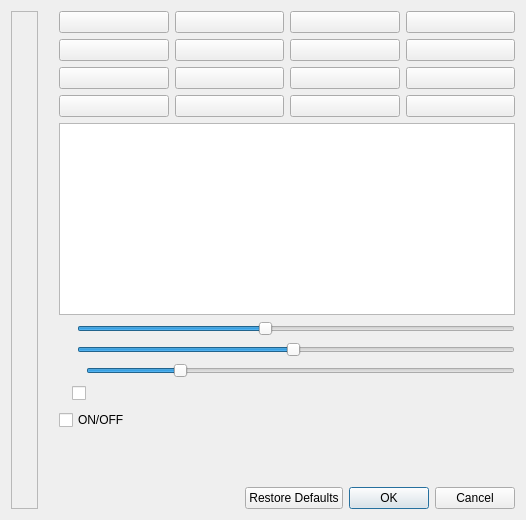
<?xml version="1.0" encoding="UTF-8"?>
<ui version="4.0">
 <class>Dialog</class>
 <widget class="QDialog" name="Dialog">
  <property name="geometry">
   <rect>
    <x>0</x>
    <y>0</y>
    <width>526</width>
    <height>520</height>
   </rect>
  </property>
  <property name="minimumSize">
   <size>
    <width>0</width>
    <height>520</height>
   </size>
  </property>
  <property name="windowTitle">
   <string>vokoShowClick</string>
  </property>
  <layout class="QHBoxLayout" name="horizontalLayout">
   <item>
    <layout class="QVBoxLayout" name="verticalLayout_2">
     <item>
      <widget class="QFrame" name="frame">
       <property name="frameShape">
        <enum>QFrame::StyledPanel</enum>
       </property>
       <property name="frameShadow">
        <enum>QFrame::Raised</enum>
       </property>
       <layout class="QVBoxLayout" name="verticalLayout_3">
        <item>
         <widget class="QLabel" name="label">
          <property name="enabled">
           <bool>true</bool>
          </property>
          <property name="maximumSize">
           <size>
            <width>80</width>
            <height>80</height>
           </size>
          </property>
          <property name="frameShape">
           <enum>QFrame::NoFrame</enum>
          </property>
          <property name="text">
           <string/>
          </property>
          <property name="pixmap">
           <pixmap resource="../showclick.qrc">:/pictures/showclick/farbeimer-gruen.png</pixmap>
          </property>
          <property name="scaledContents">
           <bool>true</bool>
          </property>
         </widget>
        </item>
        <item>
         <widget class="QLabel" name="label_3">
          <property name="maximumSize">
           <size>
            <width>80</width>
            <height>80</height>
           </size>
          </property>
          <property name="text">
           <string/>
          </property>
          <property name="pixmap">
           <pixmap resource="../showclick.qrc">:/pictures/showclick/farbeimer-gelb.png</pixmap>
          </property>
          <property name="scaledContents">
           <bool>true</bool>
          </property>
         </widget>
        </item>
        <item>
         <widget class="QLabel" name="label_2">
          <property name="maximumSize">
           <size>
            <width>80</width>
            <height>80</height>
           </size>
          </property>
          <property name="text">
           <string/>
          </property>
          <property name="pixmap">
           <pixmap resource="../showclick.qrc">:/pictures/showclick/farbeimer-rot.png</pixmap>
          </property>
          <property name="scaledContents">
           <bool>true</bool>
          </property>
         </widget>
        </item>
       </layout>
      </widget>
     </item>
    </layout>
   </item>
   <item>
    <spacer name="horizontalSpacer_5">
     <property name="orientation">
      <enum>Qt::Horizontal</enum>
     </property>
     <property name="sizeType">
      <enum>QSizePolicy::Minimum</enum>
     </property>
     <property name="sizeHint" stdset="0">
      <size>
       <width>15</width>
       <height>20</height>
      </size>
     </property>
    </spacer>
   </item>
   <item>
    <layout class="QVBoxLayout" name="verticalLayout">
     <property name="sizeConstraint">
      <enum>QLayout::SetDefaultConstraint</enum>
     </property>
     <item>
      <layout class="QGridLayout" name="gridLayout">
       <item row="3" column="2">
        <widget class="QPushButton" name="pushButton_gray">
         <property name="text">
          <string/>
         </property>
        </widget>
       </item>
       <item row="0" column="2">
        <widget class="QPushButton" name="pushButton_cyan">
         <property name="text">
          <string/>
         </property>
        </widget>
       </item>
       <item row="0" column="0">
        <widget class="QPushButton" name="pushButton_white">
         <property name="text">
          <string/>
         </property>
        </widget>
       </item>
       <item row="2" column="0">
        <widget class="QPushButton" name="pushButton_green">
         <property name="text">
          <string/>
         </property>
        </widget>
       </item>
       <item row="0" column="3">
        <widget class="QPushButton" name="pushButton_darkCyan">
         <property name="text">
          <string/>
         </property>
        </widget>
       </item>
       <item row="2" column="3">
        <widget class="QPushButton" name="pushButton_darkYellow">
         <property name="text">
          <string/>
         </property>
        </widget>
       </item>
       <item row="3" column="3">
        <widget class="QPushButton" name="pushButton_darkGray">
         <property name="text">
          <string/>
         </property>
        </widget>
       </item>
       <item row="3" column="1">
        <widget class="QPushButton" name="pushButton_darkBlue">
         <property name="text">
          <string/>
         </property>
        </widget>
       </item>
       <item row="1" column="2">
        <widget class="QPushButton" name="pushButton_magenta">
         <property name="text">
          <string/>
         </property>
        </widget>
       </item>
       <item row="0" column="1">
        <widget class="QPushButton" name="pushButton_black">
         <property name="autoFillBackground">
          <bool>false</bool>
         </property>
         <property name="text">
          <string/>
         </property>
        </widget>
       </item>
       <item row="1" column="1">
        <widget class="QPushButton" name="pushButton_darkRed">
         <property name="text">
          <string/>
         </property>
        </widget>
       </item>
       <item row="2" column="1">
        <widget class="QPushButton" name="pushButton_darkGreen">
         <property name="text">
          <string/>
         </property>
        </widget>
       </item>
       <item row="2" column="2">
        <widget class="QPushButton" name="pushButton_yellow">
         <property name="text">
          <string/>
         </property>
        </widget>
       </item>
       <item row="1" column="3">
        <widget class="QPushButton" name="pushButton_darkMagenta">
         <property name="text">
          <string/>
         </property>
        </widget>
       </item>
       <item row="1" column="0">
        <widget class="QPushButton" name="pushButton_red">
         <property name="text">
          <string/>
         </property>
        </widget>
       </item>
       <item row="3" column="0">
        <widget class="QPushButton" name="pushButton_blue">
         <property name="text">
          <string/>
         </property>
        </widget>
       </item>
      </layout>
     </item>
     <item>
      <layout class="QHBoxLayout" name="horizontalLayout_5">
       <item>
        <widget class="QGraphicsView" name="graphicsView">
         <property name="minimumSize">
          <size>
           <width>0</width>
           <height>110</height>
          </size>
         </property>
        </widget>
       </item>
      </layout>
     </item>
     <item>
      <layout class="QHBoxLayout" name="horizontalLayout_4">
       <property name="leftMargin">
        <number>5</number>
       </property>
       <item>
        <widget class="QLabel" name="label_6">
         <property name="maximumSize">
          <size>
           <width>34</width>
           <height>13</height>
          </size>
         </property>
         <property name="text">
          <string/>
         </property>
         <property name="pixmap">
          <pixmap resource="../showclick.qrc">:/pictures/showclick/cursor.png</pixmap>
         </property>
         <property name="scaledContents">
          <bool>true</bool>
         </property>
        </widget>
       </item>
       <item>
        <widget class="QSlider" name="horizontalSliderCircle">
         <property name="minimum">
          <number>40</number>
         </property>
         <property name="maximum">
          <number>110</number>
         </property>
         <property name="value">
          <number>70</number>
         </property>
         <property name="sliderPosition">
          <number>70</number>
         </property>
         <property name="orientation">
          <enum>Qt::Horizontal</enum>
         </property>
        </widget>
       </item>
      </layout>
     </item>
     <item>
      <layout class="QHBoxLayout" name="horizontalLayout_8">
       <property name="leftMargin">
        <number>5</number>
       </property>
       <item>
        <widget class="QLabel" name="label_7">
         <property name="maximumSize">
          <size>
           <width>34</width>
           <height>13</height>
          </size>
         </property>
         <property name="text">
          <string/>
         </property>
         <property name="pixmap">
          <pixmap resource="../showclick.qrc">:/pictures/showclick/transparenz.png</pixmap>
         </property>
         <property name="scaledContents">
          <bool>true</bool>
         </property>
        </widget>
       </item>
       <item>
        <widget class="QSlider" name="horizontalSliderOpacity">
         <property name="minimum">
          <number>1</number>
         </property>
         <property name="maximum">
          <number>100</number>
         </property>
         <property name="sliderPosition">
          <number>50</number>
         </property>
         <property name="orientation">
          <enum>Qt::Horizontal</enum>
         </property>
        </widget>
       </item>
      </layout>
     </item>
     <item>
      <layout class="QGridLayout" name="gridLayout_2">
       <item row="9" column="0">
        <layout class="QHBoxLayout" name="horizontalLayout_3">
         <property name="spacing">
          <number>15</number>
         </property>
         <property name="leftMargin">
          <number>5</number>
         </property>
         <property name="topMargin">
          <number>0</number>
         </property>
         <property name="rightMargin">
          <number>0</number>
         </property>
         <item>
          <widget class="QLabel" name="label_4">
           <property name="maximumSize">
            <size>
             <width>25</width>
             <height>35</height>
            </size>
           </property>
           <property name="sizeIncrement">
            <size>
             <width>0</width>
             <height>0</height>
            </size>
           </property>
           <property name="text">
            <string/>
           </property>
           <property name="pixmap">
            <pixmap resource="../showclick.qrc">:/pictures/showclick/sandglass.png</pixmap>
           </property>
           <property name="scaledContents">
            <bool>true</bool>
           </property>
           <property name="margin">
            <number>0</number>
           </property>
          </widget>
         </item>
         <item>
          <widget class="QSlider" name="horizontalSliderShowtime">
           <property name="minimum">
            <number>1</number>
           </property>
           <property name="maximum">
            <number>20</number>
           </property>
           <property name="value">
            <number>5</number>
           </property>
           <property name="orientation">
            <enum>Qt::Horizontal</enum>
           </property>
          </widget>
         </item>
        </layout>
       </item>
      </layout>
     </item>
     <item>
      <layout class="QHBoxLayout" name="horizontalLayout_6">
       <item>
        <widget class="QLabel" name="label_5">
         <property name="maximumSize">
          <size>
           <width>40</width>
           <height>40</height>
          </size>
         </property>
         <property name="text">
          <string/>
         </property>
         <property name="pixmap">
          <pixmap resource="../showclick.qrc">:/pictures/showclick/radiant.png</pixmap>
         </property>
         <property name="scaledContents">
          <bool>true</bool>
         </property>
        </widget>
       </item>
       <item>
        <widget class="QCheckBox" name="checkBoxRadiant">
         <property name="text">
          <string/>
         </property>
        </widget>
       </item>
       <item>
        <spacer name="horizontalSpacer_3">
         <property name="orientation">
          <enum>Qt::Horizontal</enum>
         </property>
         <property name="sizeHint" stdset="0">
          <size>
           <width>40</width>
           <height>20</height>
          </size>
         </property>
        </spacer>
       </item>
      </layout>
     </item>
     <item>
      <layout class="QVBoxLayout" name="verticalLayout_4">
       <item>
        <widget class="QCheckBox" name="checkBoxPointerOnOff">
         <property name="text">
          <string>ON/OFF</string>
         </property>
        </widget>
       </item>
      </layout>
     </item>
     <item>
      <spacer name="verticalSpacer_2">
       <property name="orientation">
        <enum>Qt::Vertical</enum>
       </property>
       <property name="sizeType">
        <enum>QSizePolicy::Expanding</enum>
       </property>
       <property name="sizeHint" stdset="0">
        <size>
         <width>20</width>
         <height>20</height>
        </size>
       </property>
      </spacer>
     </item>
     <item>
      <layout class="QHBoxLayout" name="horizontalLayout_2">
       <item>
        <spacer name="horizontalSpacer">
         <property name="orientation">
          <enum>Qt::Horizontal</enum>
         </property>
         <property name="sizeHint" stdset="0">
          <size>
           <width>40</width>
           <height>20</height>
          </size>
         </property>
        </spacer>
       </item>
       <item>
        <widget class="QDialogButtonBox" name="buttonBox">
         <property name="standardButtons">
          <set>QDialogButtonBox::Cancel|QDialogButtonBox::Ok|QDialogButtonBox::RestoreDefaults</set>
         </property>
        </widget>
       </item>
      </layout>
     </item>
    </layout>
   </item>
  </layout>
 </widget>
 <resources>
  <include location="../showclick.qrc"/>
 </resources>
 <connections/>
</ui>
